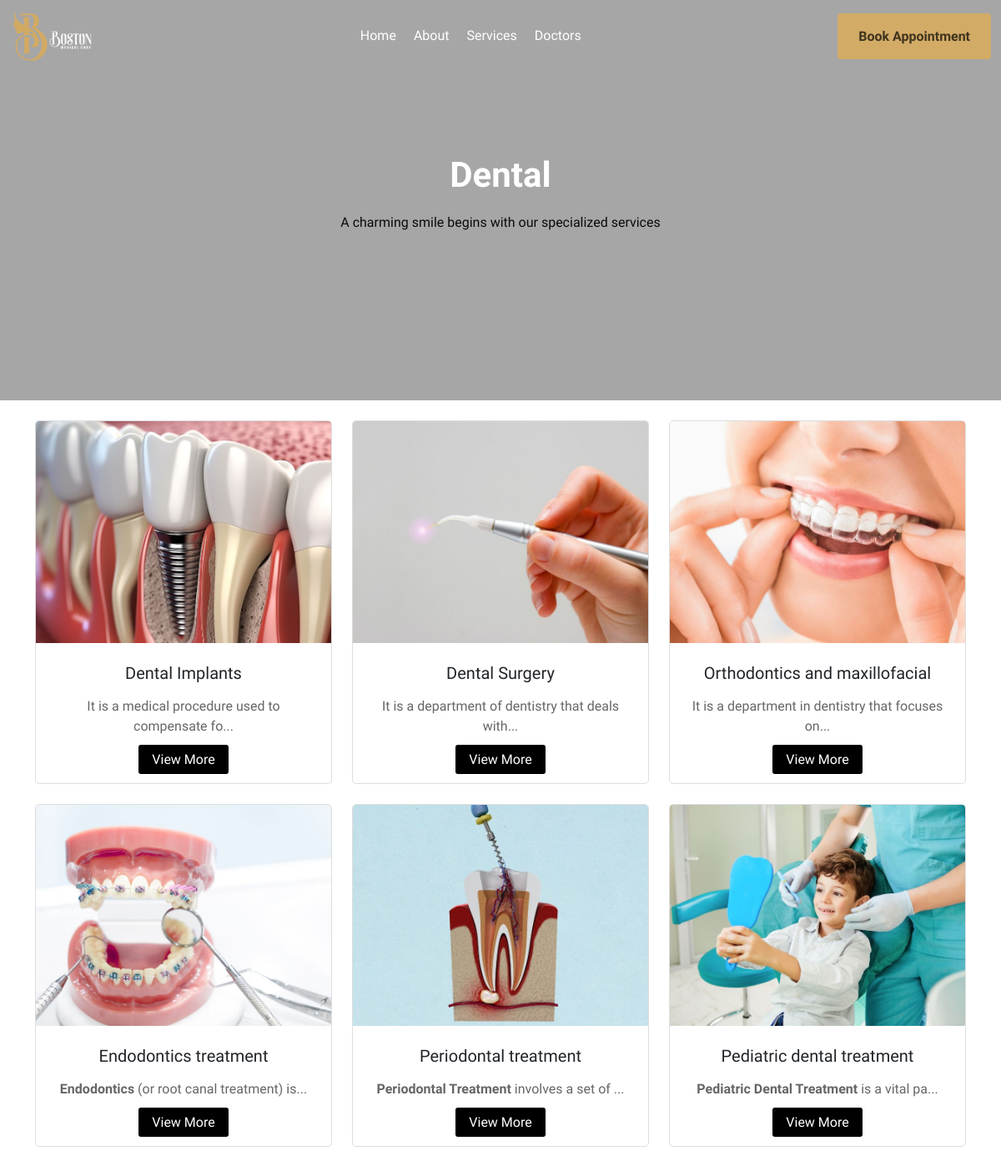
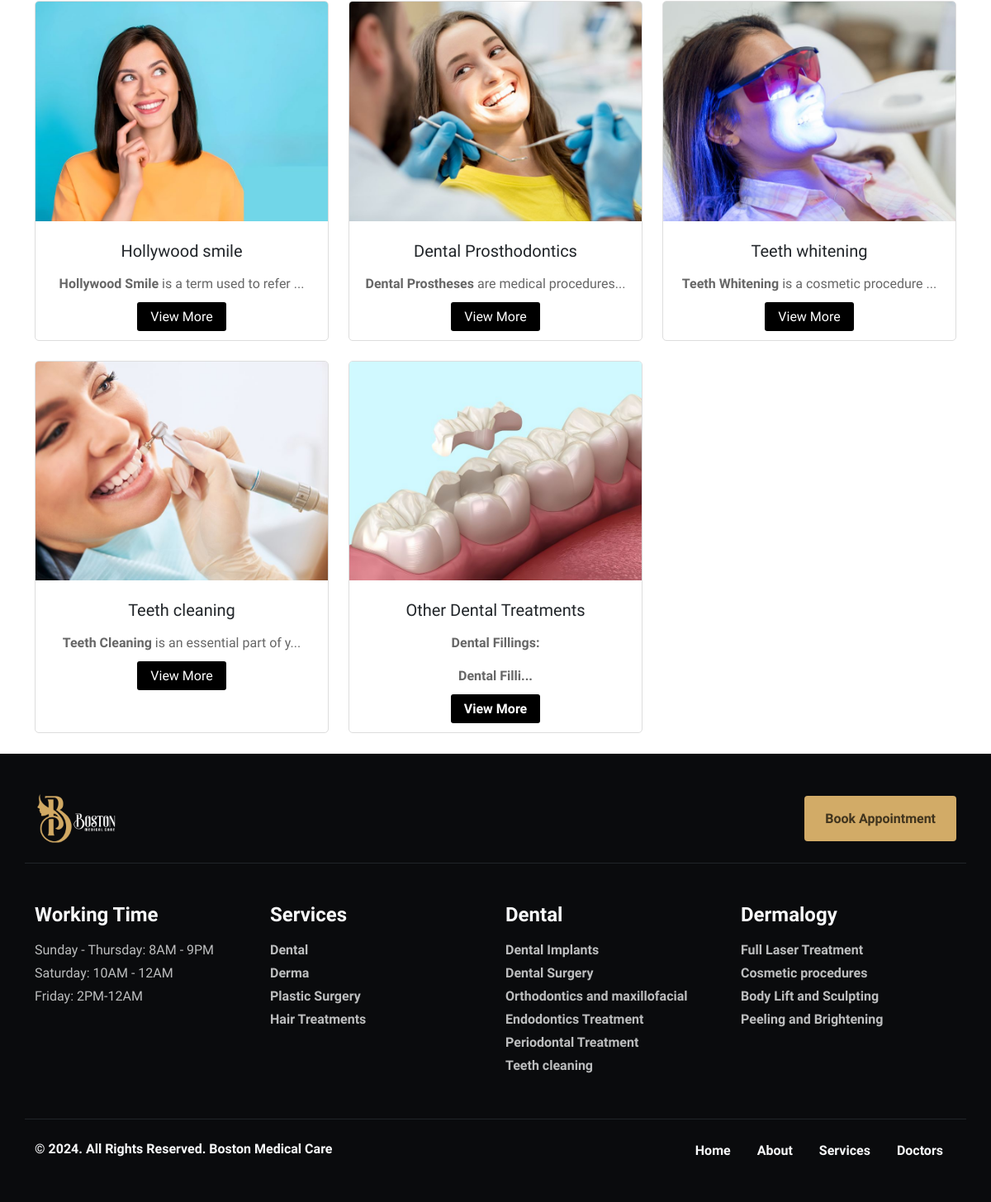
The app's page /services/type/1 with its own data (2 pictures, top to bottom).
### tables this page shows
CREATE TABLE `main_services` (
  `id` int(11) NOT NULL,
  `service_name` varchar(255) NOT NULL,
  `description` text DEFAULT NULL,
  `image_path` varchar(255) DEFAULT NULL,
  `created_at` timestamp NOT NULL DEFAULT current_timestamp(),
  `updated_at` timestamp NOT NULL DEFAULT current_timestamp() ON UPDATE current_timestamp(),
  `service_name_ar` varchar(255) DEFAULT NULL,
  `description_ar` text DEFAULT NULL
);

CREATE TABLE `sub_services` (
  `id` int(11) NOT NULL,
  `service_type` int(11) NOT NULL,
  `image_path` varchar(255) NOT NULL,
  `sub_service_name` varchar(255) NOT NULL,
  `description` text DEFAULT NULL,
  `created_at` timestamp NOT NULL DEFAULT current_timestamp(),
  `updated_at` timestamp NOT NULL DEFAULT current_timestamp() ON UPDATE current_timestamp(),
  `sub_service_name_ar` varchar(255) DEFAULT NULL,
  `description_ar` text DEFAULT NULL
);

### application/controllers/Service.php (called while the page is built, shortened)
<?php
class Service extends CI_Controller {
    public function __construct() {
        $this->load->helper('url');
        $this->load->model('main_services_model');
        $this->load->library('session');
    }
    public function type($id) {
        $this->load->model('Service_model');
        $main_serices = $this->main_services_model->get_all_main_services();
        $main_service = $this->Service_model->get_main_service($id);
        $sub_services = $this->Service_model->get_sub_services($id);
        $data['main_service'] = $main_service;
        $data['sub_services'] = $sub_services;
        $data['main_services'] = $main_serices;
        $this->load->view('pages/sub_services', $data);
    }
}

### index.php (called while the page is built, shortened)
<?php
require_once BASEPATH.'core/CodeIgniter.php';

### application/models/Service_model.php (called while the page is built, shortened)
<?php
class Service_model extends CI_Model
{
    public function get_main_service($id)
    {
        $this->db->where('id', $id);
        $query = $this->db->get('main_services');
        return $query->row_array();
    }
    public function get_sub_services($service_type)
    {
        $this->db->where('service_type', $service_type);
        $query = $this->db->get('sub_services');
        return $query->result_array();
    }
}

### application/models/Main_services_model.php (called while the page is built, shortened)
<?php
class Main_services_model extends CI_Model {
    public function get_all_main_services() {
        $query = $this->db->get('main_services');
        return $query->result_array();
    }
}

### application/views/pages/sub_services.php (the view, shortened to what this page needs)
<!DOCTYPE html>
<html>
    <head>
        <link href="https://cdn.jsdelivr.net/npm/bootstrap@5.3.0-alpha1/dist/css/bootstrap.min.css" rel="stylesheet">
        <link rel="stylesheet" href="https://cdnjs.cloudflare.com/ajax/libs/font-awesome/6.5.0/css/all.min.css">
        <link rel="stylesheet" href="<?php echo base_url('assets/css/nav.css'); ?>">
        <link rel="stylesheet" href="<?php echo base_url('assets/css/general.css'); ?>">
        <link rel="stylesheet" href="<?php echo base_url('assets/css/services-type.css'); ?>">
    </head>
    <body>
        <?php $this->load->view('pages/partial/nav'); ?>
        <div class="main-banner text-center">
            <h1 class="heading-text"><?= $main_service['service_name']; ?></h1>
            <p><?= $main_service['description']; ?></p>
        </div>
        <div class="container mt-4">
    <div class="grid-container">
        <?php foreach ($sub_services as $sub_service): ?>
            <div class="grid-item">
                <img src="<?= base_url($sub_service['image_path']); ?>" alt="Service Image">
                <div class="card-body">
                    <h5><?= $sub_service['sub_service_name']; ?></h5>
                    <p><?= substr($sub_service['description'], 0, 50); ?>...</p>
                    <a href="<?= base_url('service/sub/' . $sub_service['id']); ?>">View More</a>
                </div>
            </div>
        <?php endforeach; ?>
    </div>
</div>
        <?php $this->load->view('pages/partial/footer'); ?>
    </body>
</html>

### application/views/pages/partial/footer.php
<footer class="py-4 py-md-5" style="background-color:#0a0b0d">
  <div>
    <div class="container border-bottom border-dark pb-4">
      <div class="row gy-3 align-items-sm-center">
        <div class="col-12 col-sm-6">
          <div class="footer-logo-wrapper text-start">
            <a href="#!">
              <img src="<?php echo base_url('assets/images/logo.png'); ?>" alt="Footer Logo" height="60">
            </a>
          </div>
        </div>
        <div class="col-12 col-sm-6">
          <div class="booking-appointment-footer-wrapper">
            <ul class="m-0 list-unstyled d-flex justify-content-sm-end gap-2">
              <li>
                <button class="book-appointment-desktop-btn">Book Appointment</button>
              </li>
            </ul>
          </div>
        </div>
      </div>
    </div>
  </div>
  <section class="py-4 py-md-5 py-xl-7 py-xxl-10">
    <div class="container">
      <div class="row gy-4 gy-md-0">
        <div class="col-6 col-md-3">
          <div class="link-wrapper">
            <h4 class="mb-3 fw-bold fs-7 text-light">Working Time</h4>
            <ul class="m-0 list-unstyled">
              <li class="mb-1">
                <p class="link-opacity-75 link-opacity-100-hover text-decoration-none fs-8 link-light mb-0">
                  Sunday - Thursday: 8AM - 9PM
                </p>
              </li>
              <li class="mb-1">
                <p class="link-opacity-75 link-opacity-100-hover text-decoration-none fs-8 link-light mb-0">
                  Saturday: 10AM - 12AM
                </p>
              </li>
              <li class="mb-1">
                <p class="link-opacity-75 link-opacity-100-hover text-decoration-none fs-8 link-light mb-0">
                  Friday: 2PM-12AM
                </p>
              </li>
            </ul>
          </div>
        </div>
        <div class="col-6 col-md-3">
          <div class="link-wrapper">
            <h4 class="mb-3 fw-bold fs-7 text-light">Services</h4>
            <ul class="m-0 list-unstyled">
              <?php foreach ($main_services as $main_service): ?>
                <li class="mb-1">
                  <a href="<?= base_url('services/type/' . $main_service['id']); ?>"
                    class="link-opacity-75 link-opacity-100-hover text-decoration-none fs-8 link-light mb-0">
                    <?= $main_service['service_name']; ?>
                  </a>
                </li>
              <?php endforeach; ?>
            </ul>
          </div>
        </div>
        <div class="col-6 col-md-3">
          <div class="link-wrapper">
            <h4 class="mb-3 fw-bold fs-7 text-light">Dental</h4>
            <ul class="m-0 list-unstyled">
              <li class="mb-1">
                <a href="<?= base_url('service/sub/1'); ?>" class="link-opacity-75 link-opacity-100-hover text-decoration-none fs-8 link-light mb-0">
                  Dental Implants
                </a>
              </li>
              <li class="mb-1">
                <a href="<?= base_url('service/sub/2'); ?>" class="link-opacity-75 link-opacity-100-hover text-decoration-none fs-8 link-light mb-0">
                  Dental Surgery
                </a>
              </li>
              <li class="mb-1">
                <a href="<?= base_url('service/sub/3'); ?>" class="link-opacity-75 link-opacity-100-hover text-decoration-none fs-8 link-light mb-0">
                  Orthodontics and maxillofacial
                </a>
              </li>
              <li class="mb-1">
                <a href="<?= base_url('service/sub/4'); ?>" class="link-opacity-75 link-opacity-100-hover text-decoration-none fs-8 link-light mb-0">
                  Endodontics Treatment
                </a>
              </li>
              <li class="mb-1">
                <a href="<?= base_url('service/sub/5'); ?>" class="link-opacity-75 link-opacity-100-hover text-decoration-none fs-8 link-light mb-0">
                  Periodontal Treatment
                </a>
              </li>
              <li class="mb-1">
                <a href="<?= base_url('service/sub/10'); ?>" class="link-opacity-75 link-opacity-100-hover text-decoration-none fs-8 link-light mb-0">
                  Teeth cleaning
                </a>
              </li>
            </ul>
          </div>
        </div>
        <div class="col-6 col-md-3">
          <div class="link-wrapper">
            <h4 class="mb-3 fw-bold fs-7 text-light">Dermalogy</h4>
            <ul class="m-0 list-unstyled">
              <li class="mb-1">
                <a href="#" class="link-opacity-75 link-opacity-100-hover text-decoration-none fs-8 link-light mb-0">
                  Full Laser Treatment
                </a>
              </li>
              <li class="mb-1">
                <a href="#" class="link-opacity-75 link-opacity-100-hover text-decoration-none fs-8 link-light mb-0">
                  Cosmetic procedures
                </a>
              </li>
              <li class="mb-1">
                <a href="#" class="link-opacity-75 link-opacity-100-hover text-decoration-none fs-8 link-light mb-0">
                  Body Lift and Sculpting
                </a>
              </li>
              <li class="mb-1">
                <a href="#" class="link-opacity-75 link-opacity-100-hover text-decoration-none fs-8 link-light mb-0">
                  Peeling and Brightening
                </a>
              </li>
            </ul>
          </div>
        </div>
      </div>
    </div>
  </section>
  <div>
    <div class="container border-top border-dark pt-4">
      <div class="row gy-3 align-items-lg-center">
        <div class="col-12 col-lg-6 order-1 order-lg-0">
          <div class="copyright-wrapper d-block mb-1 fs-7 text-light text-start">
            &copy; 2024. All Rights Reserved. Boston Medical Care
          </div>
        </div>
        <div class="col-12 col-lg-6">
          <div class="link-wrapper">
            <ul class="m-0 list-unstyled d-flex justify-content-centerX justify-content-lg-end gap-2 gap-md-3">
              <li>
                <a href="#!"
                  class="link-underline-opacity-0 link-opacity-75-hover link-offset-1 link-light fs-8 d-flex align-items-center pe-2 pe-md-3 bsb-sep bsb-sep-border">
                  Home
                </a>
              </li>
              <li>
                <a href="#!"
                  class="link-underline-opacity-0 link-opacity-75-hover link-offset-1 link-light fs-8 d-flex align-items-center pe-2 pe-md-3 bsb-sep bsb-sep-border">
                  About
                </a>
              </li>
              <li>
                <a href="#!"
                  class="link-underline-opacity-0 link-opacity-75-hover link-offset-1 link-light fs-8 d-flex align-items-center pe-2 pe-md-3 bsb-sep bsb-sep-border">
                  Services
                </a>
              </li>
              <li>
                <a href="#!"
                  class="link-underline-opacity-0 link-opacity-75-hover link-offset-1 link-light fs-8 d-flex align-items-center pe-2 pe-md-3 bsb-sep bsb-sep-border">
                  Doctors
                </a>
              </li>
            </ul>
          </div>
        </div>
      </div>
    </div>
  </div>
</footer>

### assets/css/nav.css (style rules this page uses)
.book-appointment-desktop-btn { background-color: #d2ab67; color: #40341e; border-radius: 4px; border: none; font-weight: 700; font-size: 16px; line-height: 25px; margin-left: 16px; min-width: 100px; padding: 15px 25px; text-decoration: none; }

### assets/css/general.css (style rules this page uses)
body { font-family: "Gabarito", sans-serif; height: 200vh; }
h1, h2, h3 { font-family: "Gabarito", sans-serif; font-weight: 700; }
p { font-family: "Gabarito", sans-serif; font-weight: 400; color: #0a0b0d; }

### assets/css/services-type.css (style rules this page uses)
.main-banner { background-color: #a6a6a6; display: flex; flex-direction: column; justify-content: center; align-items: center; height: 60vh; }
.heading-text { font-size: 42px; font-weight: bold; margin-bottom: 20px; color: #ffffff; }
.grid-container { display: grid; grid-template-columns: repeat(1, 1fr); gap: 1.5rem; margin-bottom: 25px; }
@media (min-width: 768px) { .grid-container { grid-template-columns: repeat(2, 1fr); } }
@media (min-width: 992px) { .grid-container { grid-template-columns: repeat(3, 1fr); } }
.grid-item { background-color: #fff; border: 1px solid #ddd; border-radius: 5px; overflow: hidden; display: flex; flex-direction: column; text-align: center; }
.grid-item img { width: 100%; height: auto; }
.grid-item .card-body { padding: 1rem; }
.grid-item h5 { margin: 0.5rem 0; }
.grid-item p { color: #666; }
.grid-item a { margin-top: auto; padding: 0.5rem 1rem; background-color: #000; color: #fff; text-decoration: none; border-radius: 3px; }

### records on screen
main_services: service_name "Dental", description "A charming smile begins with our specialized services"
sub_services: image_path (picture), sub_service_name "Dental Implants", description "It is a medical procedure used to compensate fo"
sub_services: shows a picture, sub_service_name "Dental Surgery", description "It is a department of dentistry that deals with"
sub_services: image_path (picture), sub_service_name "Orthodontics and maxillofacial", description "It is a department in dentistry that focuses on"
sub_services: image_path (picture), sub_service_name "Endodontics treatment", description "Endodontics (or root canal treatment) is"
sub_services: image_path (picture), sub_service_name "Periodontal treatment", description "Periodontal Treatment involves a set of"
sub_services: image_path (picture), sub_service_name "Pediatric dental treatment", description "Pediatric Dental Treatment is a vital pa"
sub_services: image_path (picture), sub_service_name "Hollywood smile", description "Hollywood Smile is a term used to refer"
sub_services: image_path (picture), sub_service_name "Dental Prosthodontics", description "Dental Prostheses are medical procedures"
sub_services: image_path (picture), sub_service_name "Teeth whitening", description "Teeth Whitening is a cosmetic procedure"
sub_services: image_path (picture), sub_service_name "Teeth cleaning", description "Teeth Cleaning is an essential part of y"
sub_services: image_path (picture), sub_service_name "Other Dental Treatments", description "Dental Fillings: Dental Filli"
main_services: service_name "Derma"
main_services: service_name "Plastic Surgery"
main_services: service_name "Hair Treatments"
